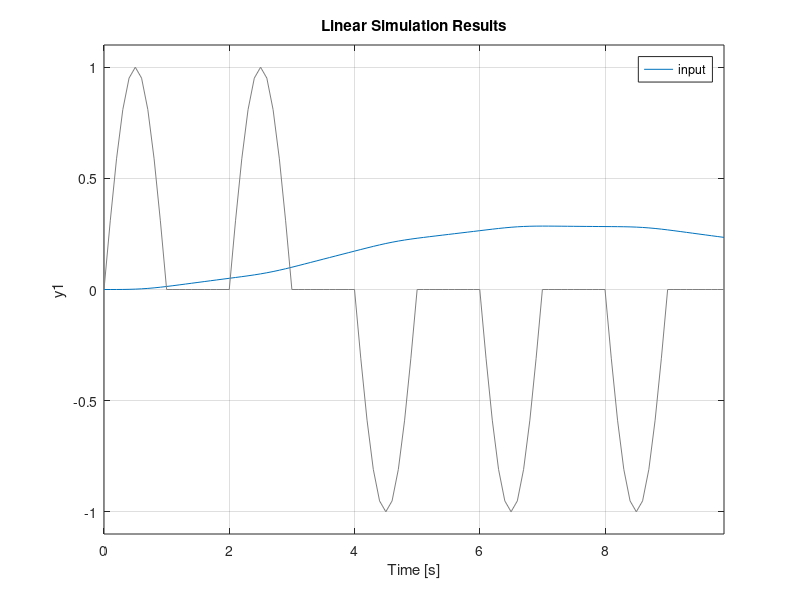

The MATLAB source for this figure:

%% This is the solution to the bonus assignment 1 of MM 2019/2020
%% Question 1

% load the data 
load data1_1
% Define constants 
k=20;
d=30;
m1=10;
m2=8;
% Define the system
A = [0 0 1 0; 0 0 0 1; -k/m1 k/m1 -d/m1 d/m1; k/m2 -k/m2 d/m2 -d/m2]; % system matrix
B = [0;0;1/m1;0];    % input vector 
C = [0 1 0 0];      % output vector
D = 0;      % direct feed-through

sys1 = ss(A,B,C,D);
lsim(sys1, u, t) % produces the plot of time response to the input u, t
legend('input')


%% Question 2

% define the transfer function
% H = (s^3+2*s^2+3*s+4)/(s^3+6*s^2+11*s+6);

% coefficients of the polynomials b and a 
b =[1 2 3 4];
a =[1 6 11 6];

[r, b, k] = residue(b, a);

% outputs

% residues r
r
% poles b
b
% polynomial k 
k

%The partial fraction expansion found is:
%                -7        2       1
% H(s)= 1 + ---------- + ----- + ----- 
%               s+3       s+2     s+1



